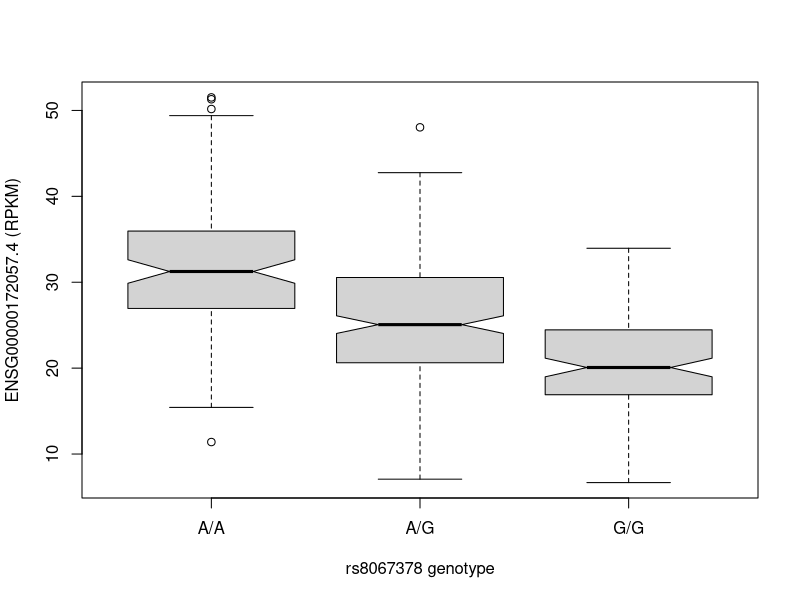
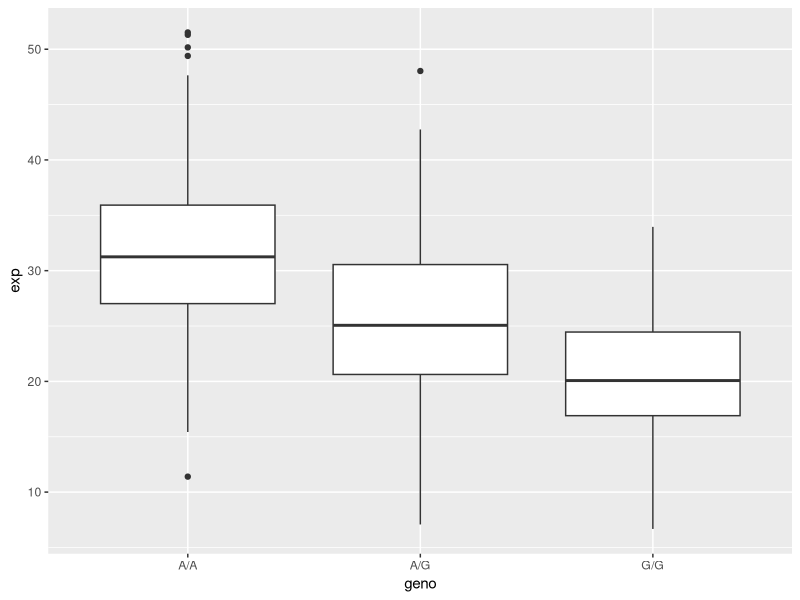
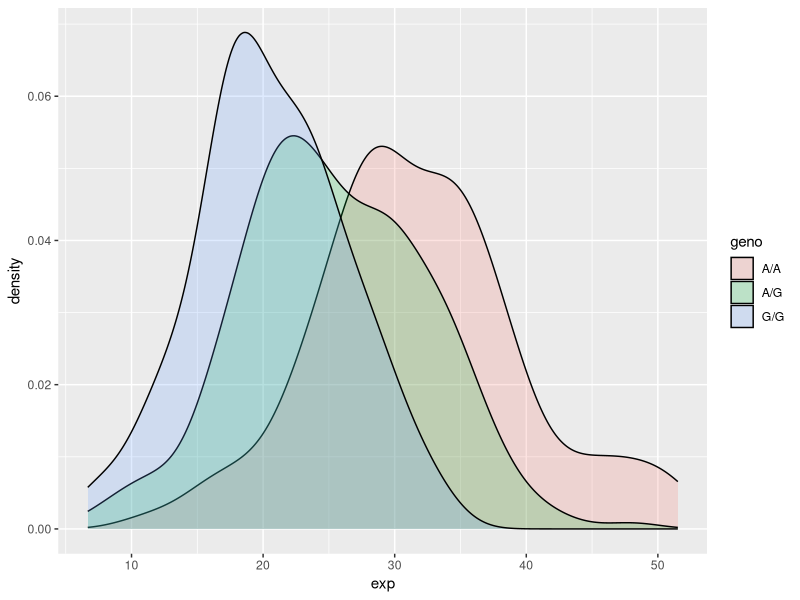
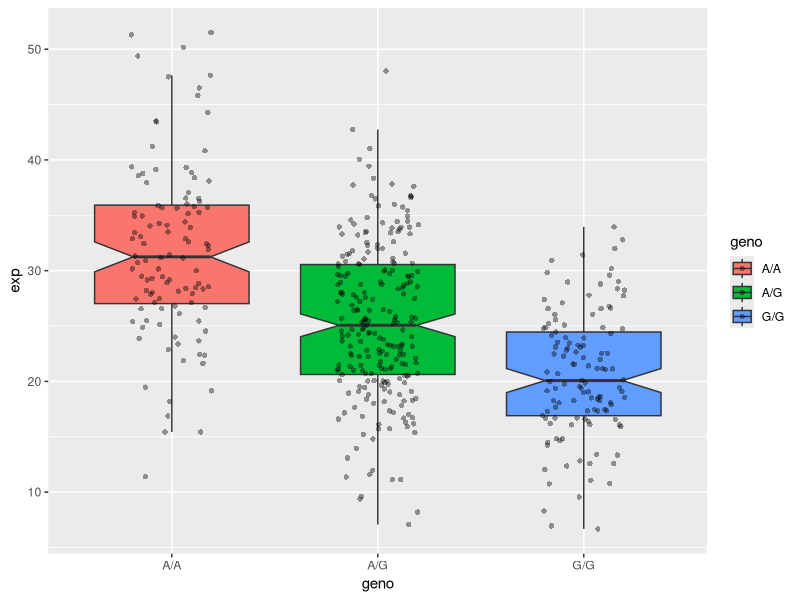

The R script that drew these images, in order:
## ---- chunk 1
knitr::opts_chunk$set(echo = TRUE)
## ---- chunk 2
expr <- read.table("results.txt")
summary(expr)
## ---- chunk 3
summary(expr[expr[,2] == "A/A",3])
summary(expr[expr[,2] == "G/G",3])
summary(expr[expr[,2] == "A/G",3])
summary(expr$exp[expr$geno == "A/A"])
## ---- chunk 4
p <- boxplot(exp~geno, data=expr, xlab="rs8067378 genotype", ylab="ENSG00000172057.4 (RPKM)", notch=T)

p
## ---- chunk 5
library(ggplot2)

# Boxplot
ggplot(expr, aes(geno, exp)) + geom_boxplot()
## ---- chunk 6
# Histogram of the exp column with ggplot2
ggplot(expr, aes(exp, fill = geno)) + geom_density(alpha = 0.2)
## ---- chunk 7
# Boxplot with the data shown
ggplot(expr, aes(geno, exp, fill=geno)) + geom_boxplot(notch=TRUE, outlier.shape = NA) + geom_jitter(shape=16, position=position_jitter(0.2), alpha=0.4)
